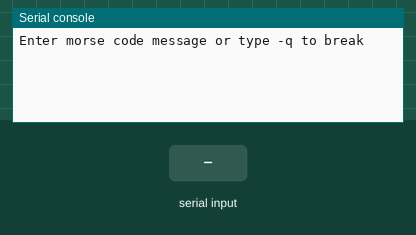
Simulated run of this program. Board: CircuitPython board. Shown: the last lines printed to the serial console. Inputs (shaded band) come from the test bench. At 5.8 s the program ends and the board releases its pins; the recording ends there.

Above: at 1.2 s.
1.3 s: "A" typed at the serial console, then Enter
At 2.3 s:
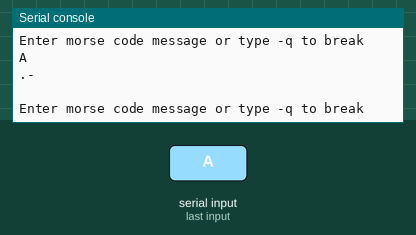
2.8 s: "B" typed at the serial console, then Enter
At 3.4 s:
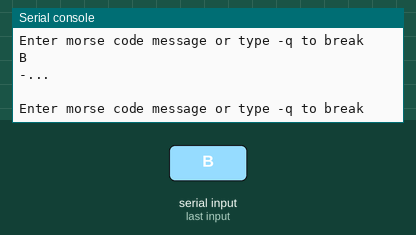
4.3 s: "C" typed at the serial console, then Enter
At 5.5 s:
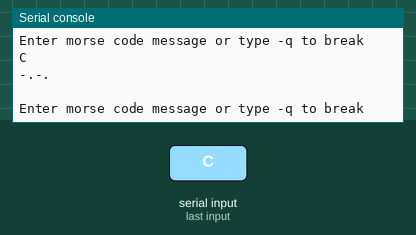

Measured:
- after the input at 1.3 s, the serial console: prints a new line at once (image 1)
- after the input at 2.8 s, the serial console: prints a new line at once (image 2)
- after the input at 4.3 s, the serial console: prints a new line at once (image 3)

The program:

Morsecode1.py
```python
import board
# This is the library, it is like a dictionary for the pico.
MORSE_CODE = { 'A':'.-', 'B':'-...',
    'C':'-.-.', 'D':'-..', 'E':'.',
    'F':'..-.', 'G':'--.', 'H':'....',
    'I':'..', 'J':'.---', 'K':'-.-',
    'L':'.-..', 'M':'--', 'N':'-.',
    'O':'---', 'P':'.--.', 'Q':'--.-',
    'R':'.-.', 'S':'...', 'T':'-',
    'U':'..-', 'V':'...-', 'W':'.--',
    'X':'-..-', 'Y':'-.--', 'Z':'--..',
    '1':'.----', '2':'..---', '3':'...--',
    '4':'....-', '5':'.....', '6':'-....',
    '7':'--...', '8':'---..', '9':'----.',
    '0':'-----', ', ':'--..--', '.':'.-.-.-',
    '?':'..--..', '/':'-..-.', '-':'-....-',
    '(':'-.--.', ')':'-.--.-'}


while True:
#This is the message, it prints on the serial monitor.
    try:
        print("Enter morse code message or type -q to break")
        message = input()


        if message == "-q": #This is if you wanna exit the true loop.
            break


        message = message.upper()
        #sequences the libary with a command
        for letter in message:
            print(MORSE_CODE[letter])
        print()
    except:
            print('BAD FORMATTING')
```
